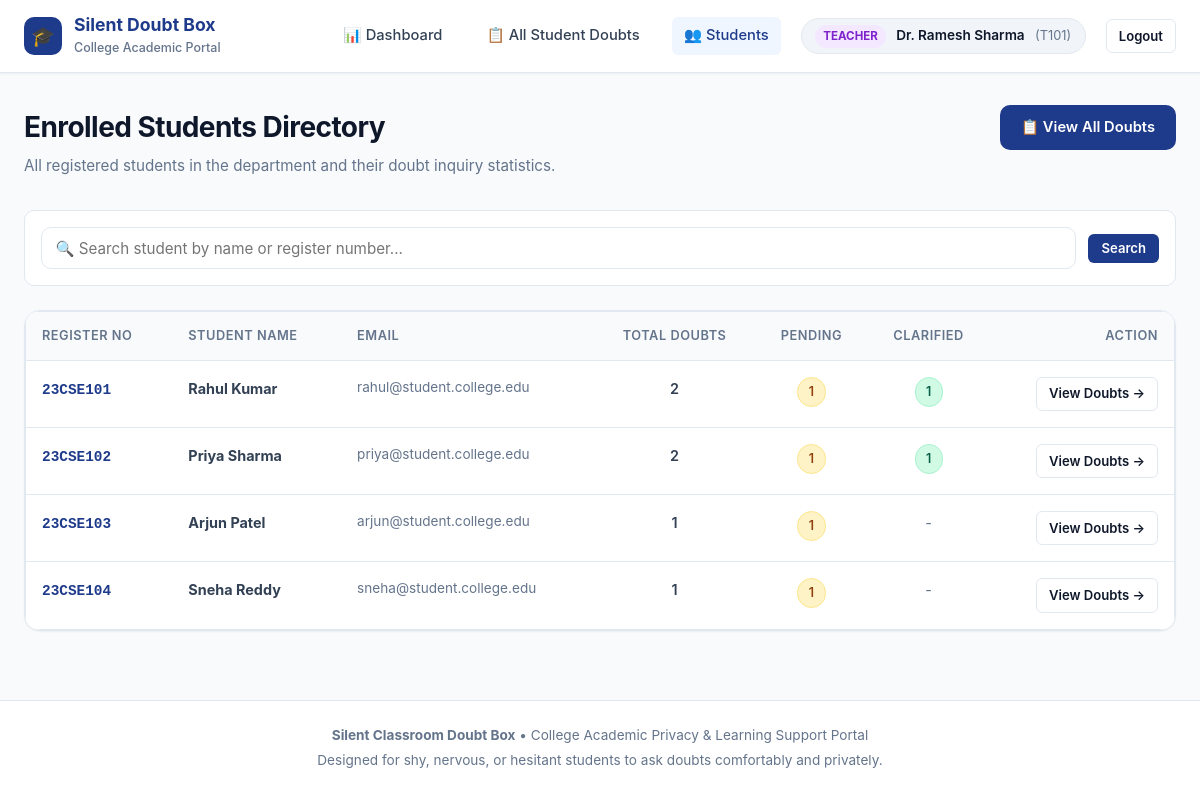
Page /teacher/students/ (signed in) on the committed database.
### core/models.py (models this page shows, shortened)
class User(AbstractUser):
    ROLE_CHOICES = (
        ('STUDENT', 'Student'),
        ('TEACHER', 'Teacher'),
    )
    role = models.CharField(max_length=10, choices=ROLE_CHOICES)
    name = models.CharField(max_length=150, help_text="Full Name of Student or Teacher")
    register_number = models.CharField(
        max_length=50,
        unique=True,
        null=True,
        blank=True,
        help_text="College Register Number (e.g., 23CSE101)"
    )
    teacher_id = models.CharField(
        max_length=50,
        unique=True,
        null=True,
        blank=True,
        help_text="Faculty / Teacher ID (e.g., T101)"
    )
    created_at = models.DateTimeField(auto_now_add=True)
    @property
    def is_student(self):
        return self.role == 'STUDENT'
    @property
    def is_teacher(self):
        return self.role == 'TEACHER'

### core/views.py (the view)
# urls.py: path('teacher/students/', views.teacher_students_list_view, name='teacher_students_list'),
@teacher_required
def teacher_students_list_view(request):
    search_query = request.GET.get('search', '').strip()
    students = User.objects.filter(role='STUDENT').annotate(
        doubts_count=Count('submitted_doubts'),
        pending_count=Count('submitted_doubts', filter=Q(submitted_doubts__status='PENDING')),
        clarified_count=Count('submitted_doubts', filter=Q(submitted_doubts__status='CLARIFIED')),
    ).order_by('register_number')
    if search_query:
        students = students.filter(
            Q(name__icontains=search_query) |
            Q(register_number__icontains=search_query)
        )
    context = {
        'students': students,
        'search_query': search_query,
        'teacher': request.user,
    }
    return render(request, 'teacher/students_list.html', context)

### templates/teacher/students_list.html (shortened to what this page needs)
{% extends 'base.html' %}
{% block content %}
<div class="page-header">
  <div>
    <h1 class="page-title">Enrolled Students Directory</h1>
    <p class="page-subtitle">
      All registered students in the department and their doubt inquiry statistics.
    </p>
  </div>
  <div>
    <a href="{% url 'teacher_all_doubts' %}" class="btn btn-primary">
      📋 View All Doubts
    </a>
  </div>
</div>
<div class="filter-bar">
  <form method="GET" action="{% url 'teacher_students_list' %}">
    <div class="filter-item search-item">
      <input
        type="text"
        name="search"
        class="form-input"
        placeholder="🔍 Search student by name or register number..."
        value="{{ search_query }}"
      >
    </div>
    <div>
      <button type="submit" class="btn btn-primary btn-sm">Search</button>
    </div>
  </form>
</div>
<div class="card" style="padding: 0; overflow: hidden;">
  <div class="table-responsive">
    <table class="table">
      <thead>
        <tr>
          <th>Register No</th>
          <th>Student Name</th>
          <th>Email</th>
          <th style="text-align: center;">Total Doubts</th>
          <th style="text-align: center;">Pending</th>
          <th style="text-align: center;">Clarified</th>
          <th style="text-align: right;">Action</th>
        </tr>
      </thead>
      <tbody>
        {% for student in students %}
          <tr>
            <td>
              <span style="font-family: monospace; font-weight: 700; color: var(--primary);">
                {{ student.register_number }}
              </span>
            </td>
            <td>
              <strong>{{ student.name }}</strong>
            </td>
            <td style="color: var(--text-muted); font-size: 0.85rem;">
              {{ student.email|default:"Not specified" }}
            </td>
            <td style="text-align: center; font-weight: 600;">
              {{ student.doubts_count }}
            </td>
            <td style="text-align: center;">
              {% if student.pending_count > 0 %}
                <span class="badge badge-pending">{{ student.pending_count }}</span>
              {% else %}
                <span style="color: var(--text-muted);">-</span>
              {% endif %}
            </td>
            <td style="text-align: center;">
              {% if student.clarified_count > 0 %}
                <span class="badge badge-clarified">{{ student.clarified_count }}</span>
              {% else %}
                <span style="color: var(--text-muted);">-</span>
              {% endif %}
            </td>
            <td style="text-align: right;">
              <a href="{% url 'teacher_all_doubts' %}?search={{ student.register_number }}" class="btn btn-secondary btn-sm">
                View Doubts &rarr;
              </a>
            </td>
          </tr>
        {% empty %}
          <tr>
            <td colspan="7" style="text-align: center; padding: 2rem; color: var(--text-muted);">
              No students found matching your search.
            </td>
          </tr>
        {% endfor %}
      </tbody>
    </table>
  </div>
</div>
{% endblock %}

### templates/base.html (shortened to what this page needs)
{% load static %}
<!DOCTYPE html>
<html lang="en">
<head>
  <link rel="stylesheet" href="{% static 'css/style.css' %}">
</head>
<body>
  <div class="app-container">
    <header class="navbar">
      <div class="navbar-inner">
        <a href="{% url 'landing' %}" class="brand-link">
          <div class="brand-logo-icon">🎓</div>
          <div class="brand-text">
            <h1>Silent Doubt Box</h1>
            <span>College Academic Portal</span>
          </div>
        </a>
        <nav>
          <ul class="nav-links">
            {% if request.user.is_authenticated %}
              {% if request.user.is_student %}
                <li><a href="{% url 'student_dashboard' %}" class="nav-link {% if request.resolver_match.url_name == 'student_dashboard' %}active{% endif %}">📊 Dashboard</a></li>
                <li><a href="{% url 'ask_doubt' %}" class="nav-link {% if request.resolver_match.url_name == 'ask_doubt' %}active{% endif %}">✍️ Ask a Doubt</a></li>
                <li><a href="{% url 'student_my_doubts' %}" class="nav-link {% if request.resolver_match.url_name == 'student_my_doubts' %}active{% endif %}">📂 My Doubts</a></li>
                <li class="user-badge">
                  <span class="user-badge-role role-student">Student</span>
                  <span class="user-badge-name">{{ request.user.name }}</span>
                  <span class="user-badge-id">({{ request.user.register_number }})</span>
                </li>
                <li><a href="{% url 'logout' %}" class="btn btn-secondary btn-sm">Logout</a></li>
              {% elif request.user.is_teacher %}
                <li><a href="{% url 'teacher_dashboard' %}" class="nav-link {% if request.resolver_match.url_name == 'teacher_dashboard' %}active{% endif %}">📊 Dashboard</a></li>
                <li><a href="{% url 'teacher_all_doubts' %}" class="nav-link {% if request.resolver_match.url_name == 'teacher_all_doubts' %}active{% endif %}">📋 All Student Doubts</a></li>
                <li><a href="{% url 'teacher_students_list' %}" class="nav-link {% if request.resolver_match.url_name == 'teacher_students_list' %}active{% endif %}">👥 Students</a></li>
                <li class="user-badge">
                  <span class="user-badge-role role-teacher">Teacher</span>
                  <span class="user-badge-name">{{ request.user.name }}</span>
                  <span class="user-badge-id">({{ request.user.teacher_id }})</span>
                </li>
                <li><a href="{% url 'logout' %}" class="btn btn-secondary btn-sm">Logout</a></li>
              {% endif %}
            {% else %}
              <li><a href="{% url 'landing' %}" class="nav-link">Home</a></li>
              <li><a href="{% url 'student_login' %}" class="btn btn-secondary btn-sm">Student Login</a></li>
              <li><a href="{% url 'teacher_login' %}" class="btn btn-primary btn-sm">Teacher Login</a></li>
            {% endif %}
          </ul>
        </nav>
      </div>
    </header>
    <main class="main-content">
      {% block content %}{% endblock %}
    </main>
    <footer class="footer">
      <div class="footer-inner">
        <p><strong>Silent Classroom Doubt Box</strong> &bull; College Academic Privacy &amp; Learning Support Portal</p>
        <p>Designed for shy, nervous, or hesitant students to ask doubts comfortably and privately.</p>
      </div>
    </footer>
  </div>
</body>
</html>

### rows in the picture
User: user.name "Dr. Ramesh Sharma", user.teacher_id "T101"
User: register_number "23CSE101", name "Rahul Kumar", email "rahul@student.college.edu", doubts_count "2", pending_count "1", clarified_count "1"
User: register_number "23CSE102", name "Priya Sharma", email "priya@student.college.edu", doubts_count "2", pending_count "1", clarified_count "1"
User: register_number "23CSE103", name "Arjun Patel", email "arjun@student.college.edu", doubts_count "1", pending_count "1"
User: register_number "23CSE104", name "Sneha Reddy", email "sneha@student.college.edu", doubts_count "1", pending_count "1"
